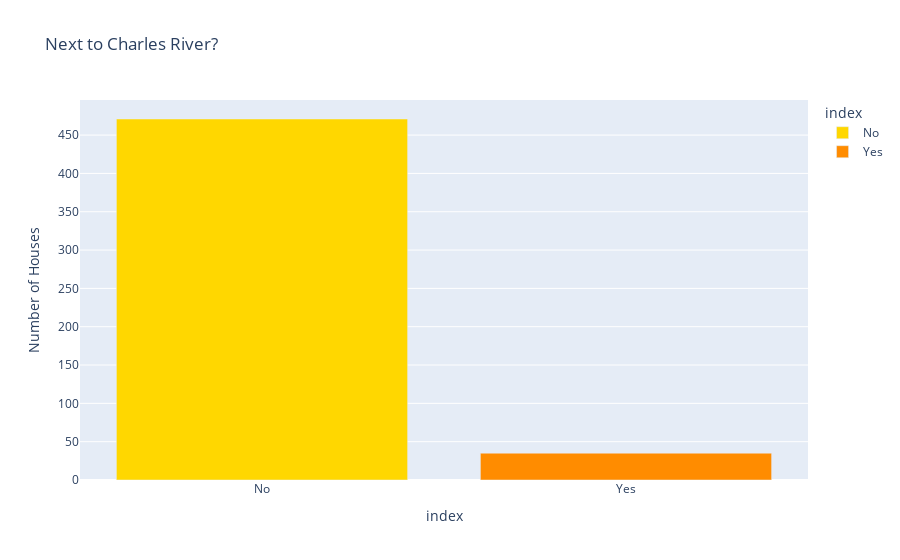

Notebook source saved alongside this figure:
### Markdown cell above
#### 집 위치가 찰스 강 옆인지 아닌지?

### Code cell
cha_count = data.CHAS.value_counts()

cha_count.index = ['No' if idx == 0 else 'Yes' for idx in cha_count.index]

fig = px.bar(cha_count, 
             x=cha_count.index,
             y=cha_count.values,
             labels={'x': 'Property Located Next to the River?', 'y': 'Number of Houses'},
             color=cha_count.index,
             color_discrete_map={'No': '#FFD700', 'Yes':'#FF8C00'},
             title='Next to Charles River?')

fig.show()

### Figure 1 — Plotly figure (JSON) as saved in the notebook; plotly's stock layout.template omitted (floating-point values rounded to 4 significant figures)
{"data": [{"alignmentgroup": "True", "hovertemplate": "index=%{x}<br>Number of Houses=%{y}<extra></extra>", "legendgroup": "No", "marker": {"color": "#FFD700", "pattern": {"shape": ""}}, "name": "No", "offsetgroup": "No", "orientation": "v", "showlegend": true, "textposition": "auto", "type": "bar", "x": ["No"], "xaxis": "x", "y": [471], "yaxis": "y"}, {"alignmentgroup": "True", "hovertemplate": "index=%{x}<br>Number of Houses=%{y}<extra></extra>", "legendgroup": "Yes", "marker": {"color": "#FF8C00", "pattern": {"shape": ""}}, "name": "Yes", "offsetgroup": "Yes", "orientation": "v", "showlegend": true, "textposition": "auto", "type": "bar", "x": ["Yes"], "xaxis": "x", "y": [35], "yaxis": "y"}], "layout": {"barmode": "relative", "legend": {"title": {"text": "index"}, "tracegroupgap": 0}, "title": {"text": "Next to Charles River?"}, "xaxis": {"anchor": "y", "categoryarray": ["No", "Yes"], "categoryorder": "array", "domain": [0, 1], "title": {"text": "index"}}, "yaxis": {"anchor": "x", "domain": [0, 1], "title": {"text": "Number of Houses"}}}}
